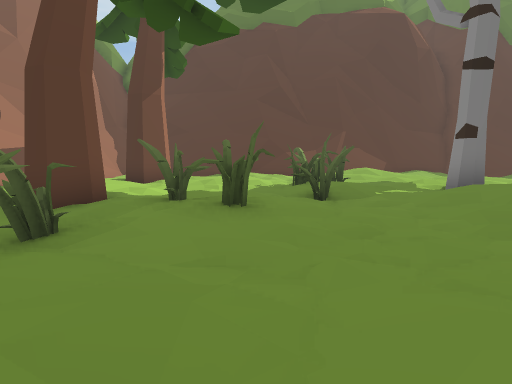
view 1 (above)

23 first-person views from a walk through a Unity game level. The camera is 1.3 m above the floor, tilts 6° down and sees 80° across. The floor is counted in squares, 2 m on a side. Each view is taken from the middle of a square. On the plan, view 1 faces up. The plan holds only what a view shows up to about 10 squares ahead; the rest is blank. The place goes on beyond the plan. The player character is not drawn.

view 2
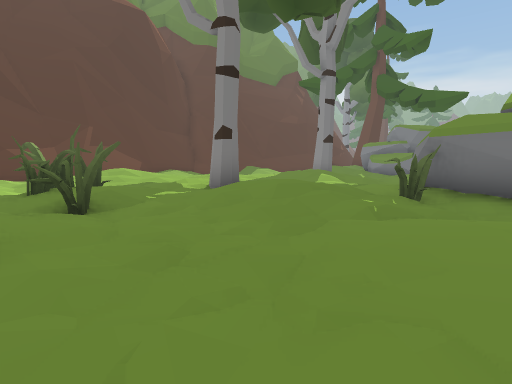

view 3
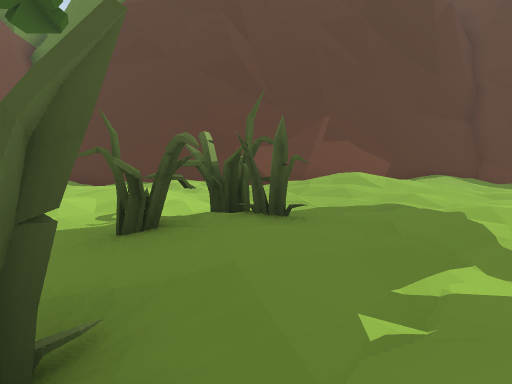

view 4
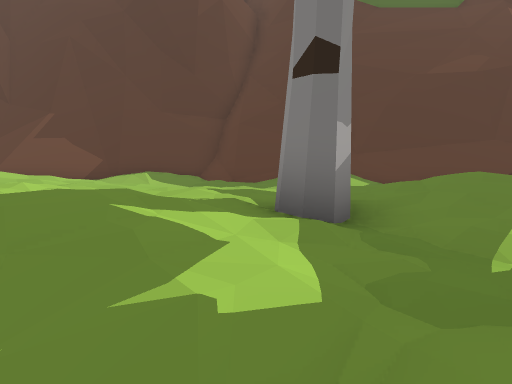

view 5
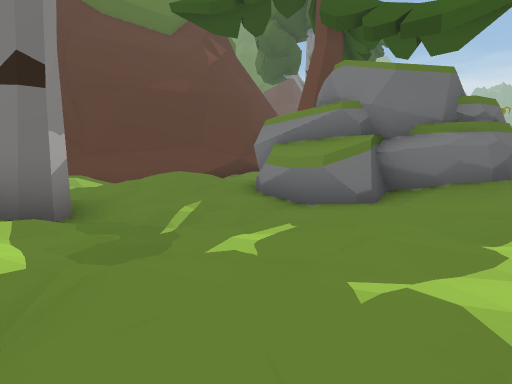

view 6
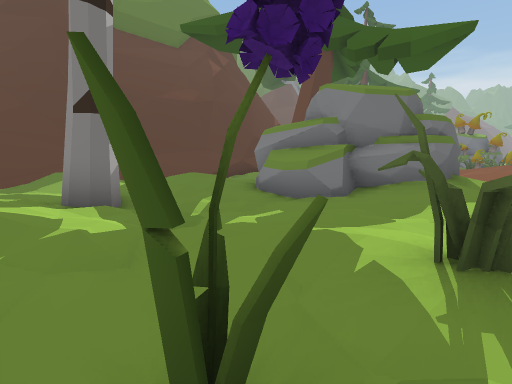

view 7
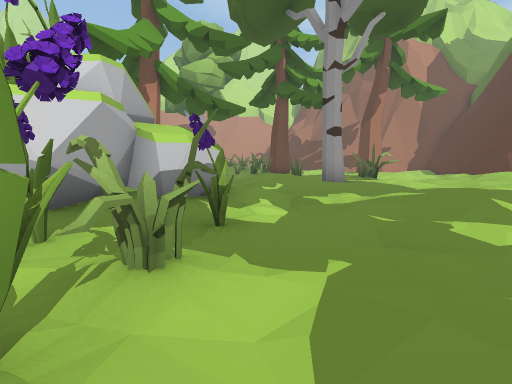

view 8
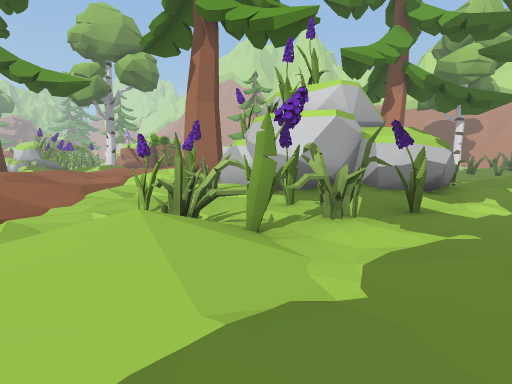

view 9
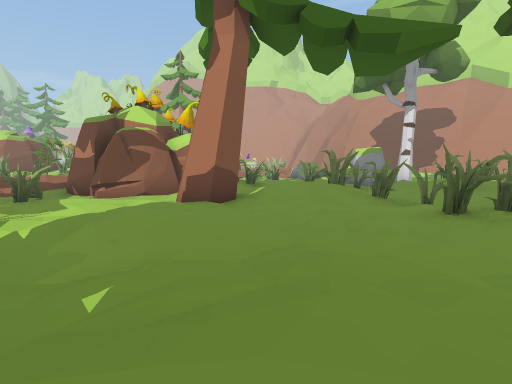

view 10
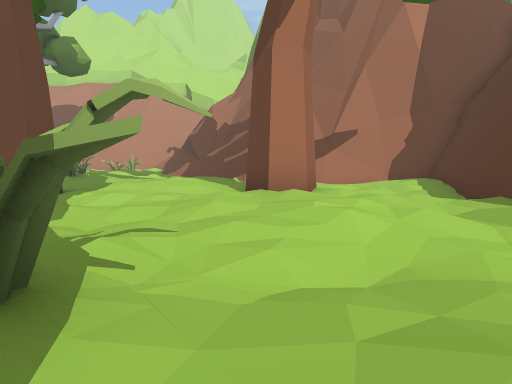

view 11
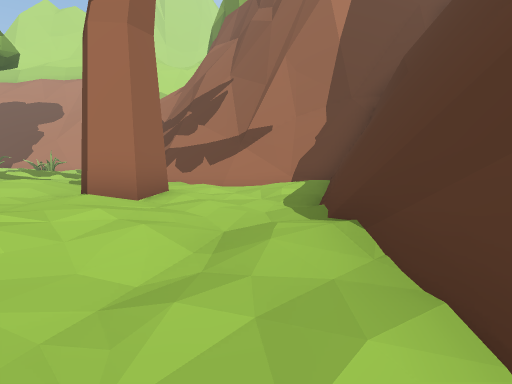

view 12
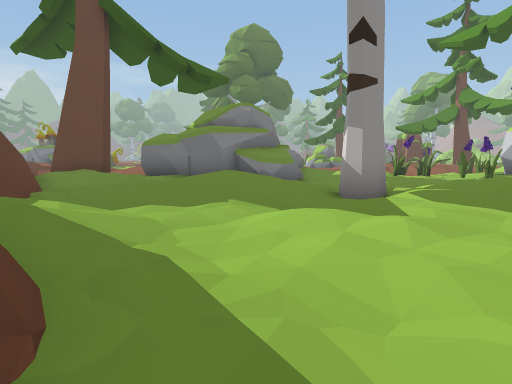

view 13
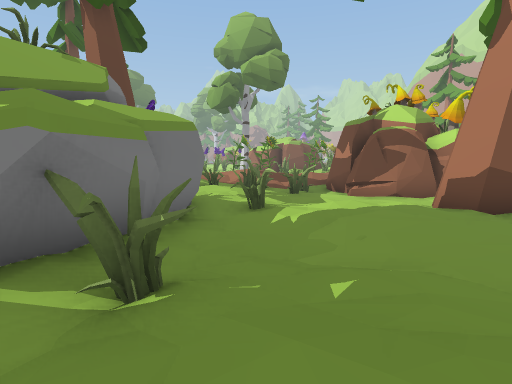

view 14
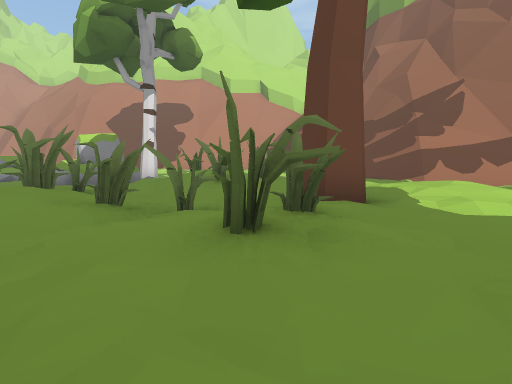

view 15
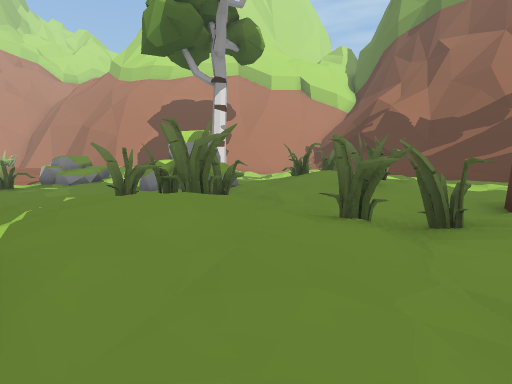

view 16
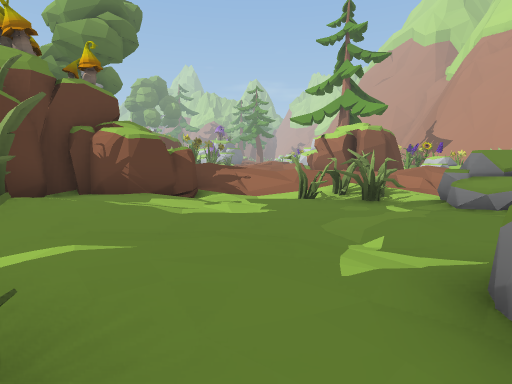

view 17
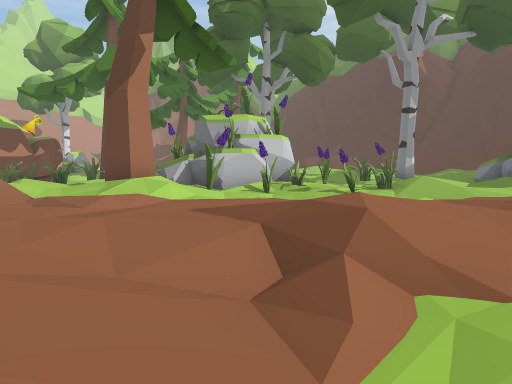

view 18
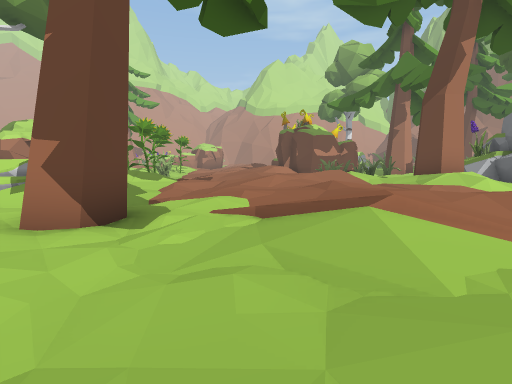

view 19
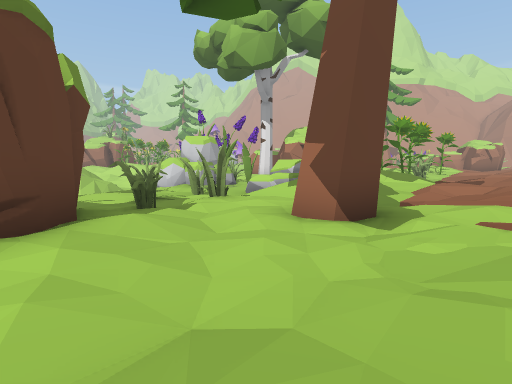

view 20
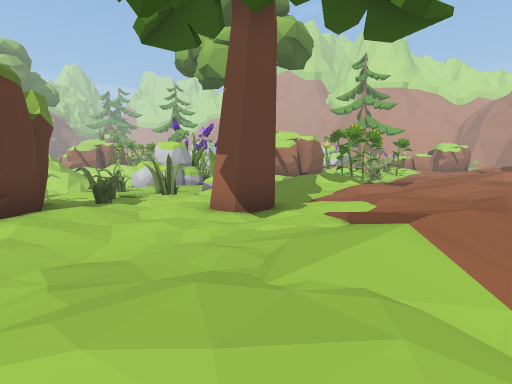

view 21
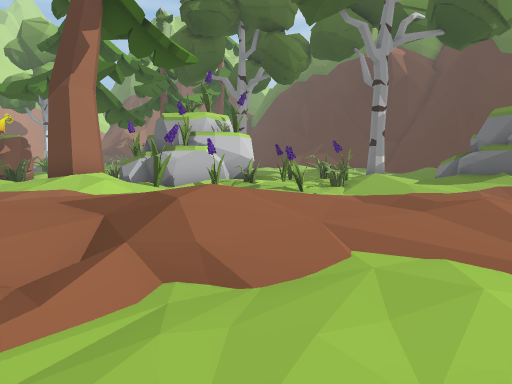

view 22
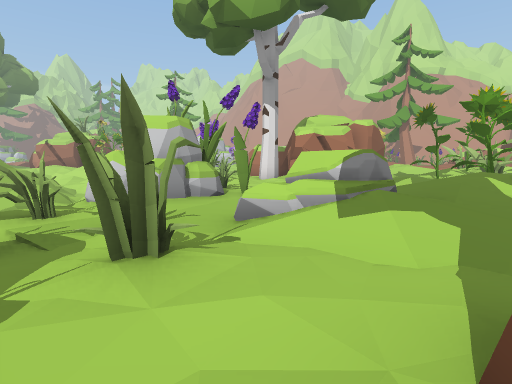

view 23
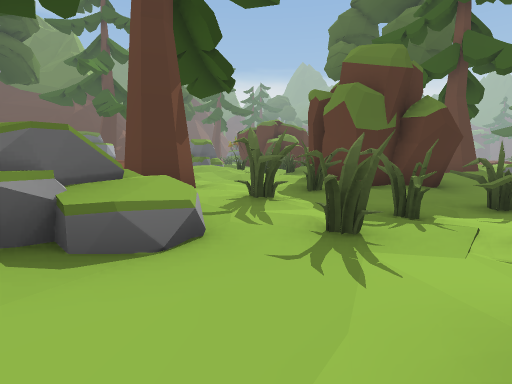

### Floor plan
Key: @ floor where view 1 was taken; # wall or solid block; x gap in a wall; . main floor; : floor 0.25 m higher than the main floor; - floor 0.25 m lower than the main floor; + floor 0.5 m higher than the main floor; _ floor 0.5 m lower than the main floor; * floor 0.75 m higher than the main floor; / step, stairs or slope; = window, fence, low wall or low ledge; R rock.
Columns run from 9 left of view 1 to 18 right of it. Each row starts with its distance up from view 1.
 16    #
 15   #######    ############
 14   #/../#######//.:-/////###
 13   #------.--   .--__-/.--###
 12  ##-.---.--.:*+:.---__-....-
 11  #_ .##...-.::::.-...-.::..:
 10  #- .#....---...:....-//+..:
  9 /-- /.-..-##..........:+/:##
  8 --- ::.---##..:...+:.-.:###
  7 ---..:.--.x:....-.++.--.##
  6 ..--.---..#..#:...../--.##
  5  .:.--#.....:++...---....###
  4   #:.--.:#...+:....#-..:.+/
  3  #++#.-#..---..###..-.#+:.:
  2   #+:--#.--...--###:#.#/...
  1   ...-.::...:.--# ##:.-_-.
  0   R--#:+:@-...-##  #:.--.::
 -1   RR.#.::##...=- ####---.:+:
 -2   R-...#.-----.. ###.--- :++
 -3  --_--./ -----#:  #//.:: ++:
 -4 R/-__-.#####-#.:. #*/..+ *+:
 -5 RR----..#  #_-##:::::.:+//:.
 -6 R###_-###  #/-# ///:.::+:..:
 -7 _##__-#     //   ++::/+++::+
 -8 -.::///        /++++:::+/+++
 -9 /:+++*         ++:++:::/...:
-10                +: :/....----
-11                :. ::...#-...
-12                   +:./-#.-.:
-13             # ##  *+:/..-.##
-14             ##    :.R//#-###
-15              #      RR-----#
-16                     ----###_
-17                    #/R---x

Positions as (right, up) in squares from view 1, and headings:
1: (0, 0), facing up
2: (0, 1), facing up-right
3: (2, 5), facing up
4: (11, 5), facing up
5: (11, 4), facing up-right
6: (10, 3), facing up-right
7: (14, 4), facing left
8: (15, 5), facing down-left
9: (5, 5), facing down-left
10: (3, 10), facing left
11: (2, 13), facing left
12: (9, 14), facing down-right
13: (5, 5), facing down
14: (2, 4), facing left
15: (1, 1), facing left
16: (-5, 0), facing down
17: (17, -7), facing up-left
18: (18, -9), facing left
19: (18, -9), facing down-left
20: (18, -7), facing down-left
21: (18, -6), facing up-left
22: (15, -12), facing down-left
23: (11, -17), facing up-right
